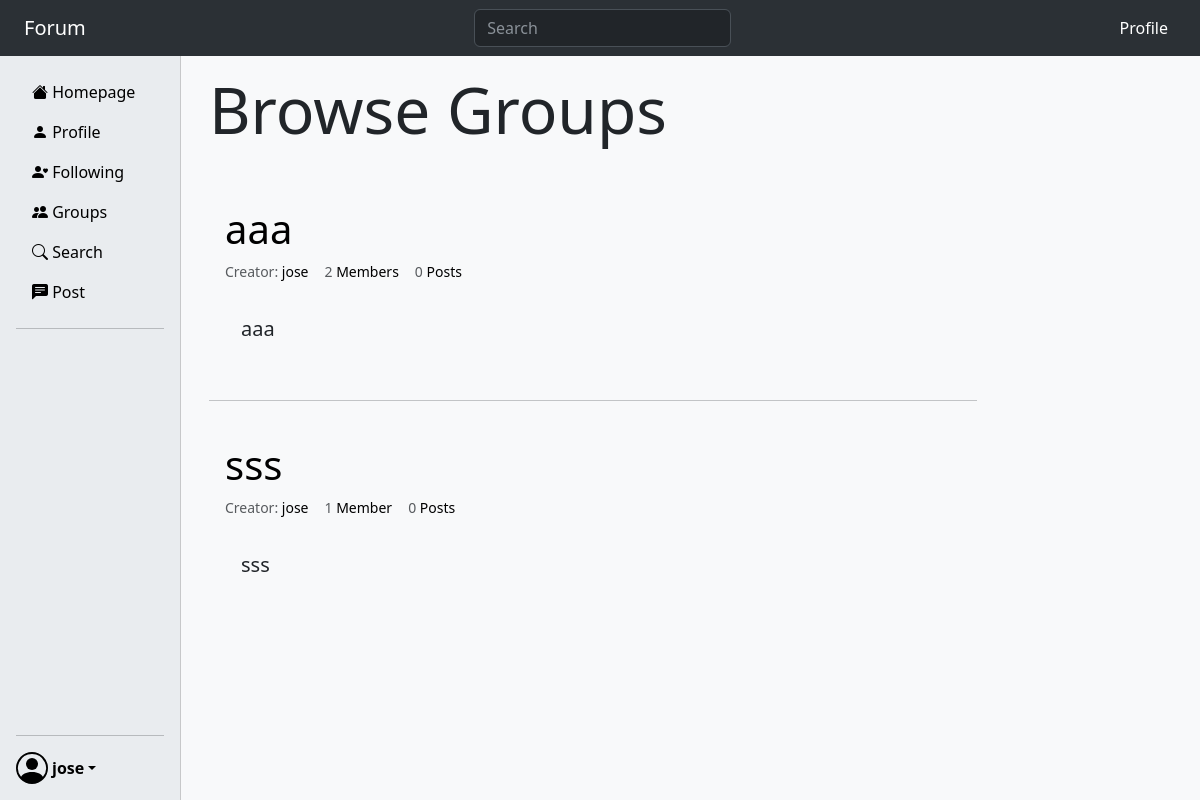
Page /group/browse/ (signed in) on the committed database.
### group/models.py (models this page shows)
class Group(models.Model):
    name = models.CharField(max_length=120)
    description = models.CharField(max_length=1000)
    creator = models.ForeignKey(
        User,
        on_delete=models.CASCADE,
        related_name="created_groups"
    )
    admins = models.ManyToManyField(User, related_name="admin_groups")
    members = models.ManyToManyField(User, related_name="member_groups")
    blockeds = models.ManyToManyField(User, related_name="been_blocked_groups")
    class Meta:
        ordering = ['-id']

### group/views.py (the view)
# urls.py: path('browse/', views.BrowseGroups.as_view(), name="browsegroups"),
class BrowseGroups(TemplateView):
    def get(self, request):
        if not request.user.is_authenticated:
            return redirect(reverse("user:login"))
        context = {
            "groups": Group.objects.filter(members=request.user)
        }
        return render(request, "group/browsegroups.html", context)

### group/templates/group/browsegroups.html (shortened to what this page needs)
{% extends 'base.html' %}
{% block content %}
    <h1 class="display-3 p-3">Browse Groups</h1>
    {% if groups %}
        <div class="p-3">
            {% include 'groups.html' %}
        </div>
    {% endif %}
{% endblock content %}

### templates/sidebar.html (shortened to what this page needs)
<div class="d-flex flex-column flex-shrink-0 p-3 bg-body-secondary" style="width: 180px;">
  <ul class="nav nav-pills flex-column mb-auto">
    <li class="nav-item">
      <a href="{% url 'homepage:index' %}" class="nav-link link-body-emphasis">
          <i class="bi bi-house-fill"></i>
          Homepage
      </a>
    </li>
    {% if user.is_authenticated %}
      <li>
          <a href="{% url 'user:profile' request.user %}" class="nav-link link-body-emphasis">
              <i class="bi bi-person-fill"></i>
              Profile
          </a>
      </li>
    {% endif %}
    <li>
      <a href="{% url 'homepage:following' %}" class="nav-link link-body-emphasis">
          <i class="bi bi-person-heart"></i>
          Following
      </a>
    </li>
    <li>
      <a href="{% url 'group:groupindex' %}" class="nav-link link-body-emphasis">
          <i class="bi bi-people-fill"></i>
          Groups
      </a>
    </li>
    <li>
      <a href="{% url 'homepage:search' %}" class="nav-link link-body-emphasis">
          <i class="bi bi-search"></i>
          Search
      </a>
    </li>
    <li>
      <a href="{% url 'homepage:post' %}" class="nav-link link-body-emphasis">
          <i class="bi bi-chat-left-text-fill"></i>
          Post
      </a>
    </li>
    <hr>
  </ul>
  <hr>
  {% if request.user.is_authenticated %}
    <div class="dropdown">
      <a href="#" class="d-flex align-items-center link-body-emphasis text-decoration-none dropdown-toggle" data-bs-toggle="dropdown" aria-expanded="false">
        <strong class="ms-1">{{user}}</strong>
      </a>
    </div>
  {% else %}
    <div class="d-flex justify-content-center">
      <a href="{% url 'user:login' %}" class="text-decoration-none link-body-emphasis fw-bold">
        Login
      </a>
    </div>
  {% endif %}
</div>

### templates/groups.html (shortened to what this page needs)
{% for group in groups %}
    {% include 'singlegroup.html' %}
    {% if forloop.counter != groups.count %}
        <hr class="my-4">
    {% endif %}
{% endfor %}

### templates/singlegroup.html
<div class="p-3">
    <a href="{% url 'group:grouppage' group.id %}" class="text-decoration-none link-body-emphasis">
        <h1>{{group.name}}</h1>
    </a>
    <div class="d-flex text-body-secondary small">
        <p>
            Creator:
            <a href="{% url 'user:profile' group.creator %}" class="text-decoration-none link-body-emphasis">
                {{group.creator}}
            </a>
        </p>
        <p class="mx-3">
            {{group.members.count}}
            <a href="{% url 'group:groupmembers' group.id %}" class="text-decoration-none link-body-emphasis">
                {% if group.members.count == 1 %}
                    Member
                {% else %}
                    Members
                {% endif %}
            </a>
        </p>
        <p>
            {{group.posts.count}}
            <a href="{% url 'group:grouppage' group.id %}" class="text-decoration-none link-body-emphasis">
                {% if group.posts.count == 1 %}
                    Post
                {% else %}
                    Posts
                {% endif %}
            </a>
        </p>
    </div>
    <p class="lead p-3 m-0">{{group.description}}</p>
</div>

### static/style.css (style rules this page uses)
.text-decoration-none { text-decoration: none; }

### rows in the picture
Group: name "aaa", creator "jose", members.count "2", shows "Members", posts.count "0", shows "Posts", description "aaa"
Group: name "sss", creator "jose", members.count "1", shows "Member", posts.count "0", shows "Posts", description "sss"

### other values in the picture
{{ user }} "jose"
